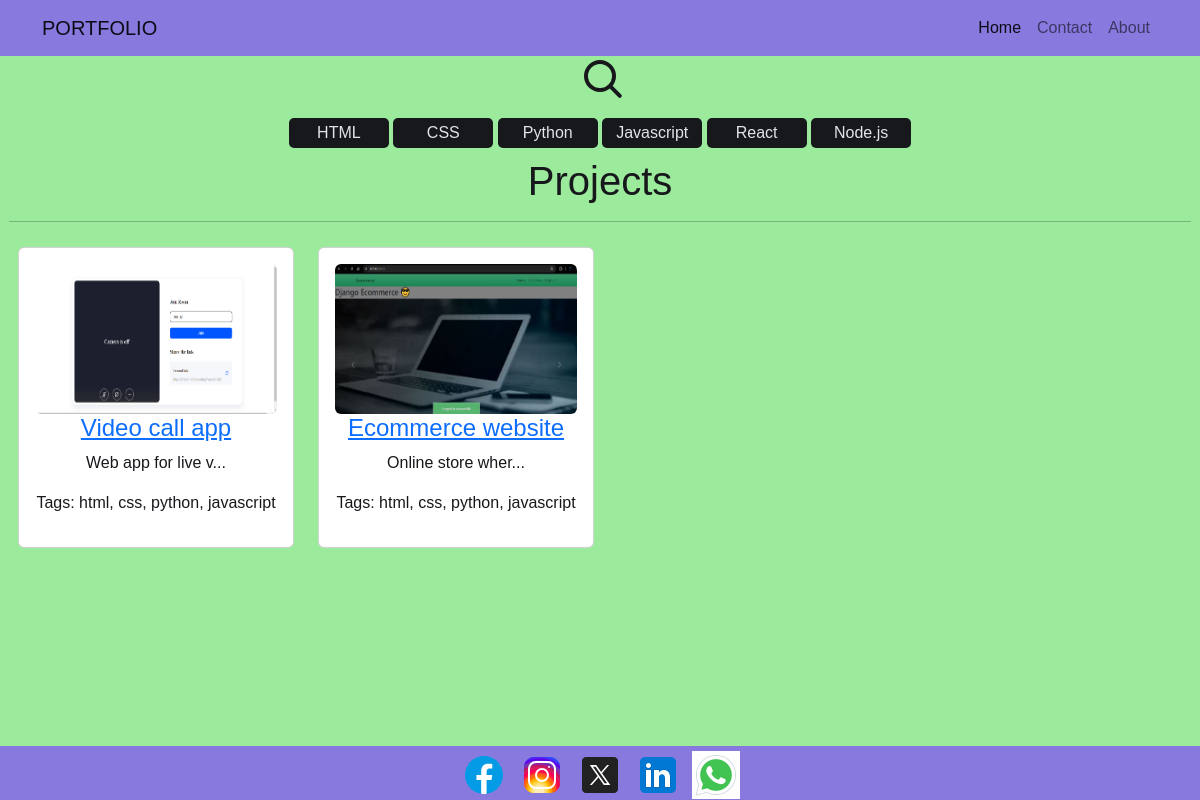
The page / on the database its author committed.
### main/models.py (models this page shows, shortened)
class Tag(models.Model):
    name = models.CharField(max_length=100,unique=True)
    def __str__(self):
        return self.name

class Project(models.Model):
    title = models.CharField(max_length=100)
    description = models.TextField()
    tags = models.ManyToManyField(Tag,related_name="projects")
    link = models.URLField(max_length=200,blank=True)
    default_image = models.ImageField(upload_to="default_image/" ,default="Null")

### main/views.py (the view)
# urls.py: path("",views.home,name="home"),
def home(request):
    projects = Project.objects.all()
    tag = Tag.objects.all()
    return render(request,"home.html",{"projects":projects,"tags":tag})

### main/templates/home.html (shortened to what this page needs)
{% extends "base.html" %}
{% load static %}
{% block style%}
<link rel="stylesheet" href="{% static 'css/home.css' %}">
{% endblock style%}
{% block content %}
<div class="search-div">
	<input id="search" type="search" pattern=".*\S.*" required title="Search">
	<span class="caret">
    </span>
</div>
<div class="tag-container text-center">
    {% for tag in tags %}
        <button class="tag_btn" data-tag="{{tag.name|lower}}">{{tag.name}}</button>
    {% endfor %}
</div>
<div class="product_view">
    <div class="row">
        <div class="col-md-12">
            <h1 class="text-center">Projects</h1>
            <hr>
            <div class="row">
                {% for project in projects %}
              <div class="col-md-3 project project_container" data-name="{{project.title|lower}}" data-tags="{{project.tags.all|join:', '|lower}}">
                <div class="card">
                    <div class="card-body">
                        <div class="category-image">
                            <img src="{{project.default_image.url}}" class="rounded float-start w-100" height="150px" alt="{{project.title}} image">
                        </div>
                        <h4 class="text-center"><a href = " {% url 'project' project.id %}">{{project.title}}</a></h4>
                        <p class="text-center project_description">{{project.description}}</p>
                        <p class="text-center"> Tags: {{project.tags.all|join:', '|lower}}</p>
                    </div>
                </div>
              </div>
             {% endfor %}
        </div>
    </div>
</div>
{% endblock content %}

### main/templates/base.html (shortened to what this page needs)
{% load static%}
<!DOCTYPE html>
<html lang="en">
<head>
    {% block style%}{% endblock style%}
    <link href="https://cdn.jsdelivr.net/npm/bootstrap@5.2.3/dist/css/bootstrap.min.css" rel="stylesheet">
</head>
<body>
    <nav class="nav">
        {% include "navbar.html" %}
    </nav>
    <main>
        {% block content%}
        {% endblock content%}
    </main>
    <footer class="footer">
        {% include "footer.html" %}
    </footer>
</body>
</html>

### main/templates/navbar.html (shortened to what this page needs)
<nav class="navbar navbar-expand-lg w-100" style="background:#8779de;">
    <div class="container">
      <a class="navbar-brand" href="#">PORTFOLIO</a>
      <div class="collapse navbar-collapse" id="navbarNav">
        <ul class="navbar-nav ms-auto">
          <li class="nav-item">
            <a class="nav-link active" aria-current="page" href="{% url "home" %}">Home</a>
          </li>
          <li class="nav-item">
            <a class="nav-link" href="{% url "contact" %}">Contact</a>
          </li>
          <li class="nav-item">
            <a class="nav-link" href="{% url "about" %}">About</a>
          </li>
        </ul>
      </div>
    </div>
  </nav>

### main/templates/footer.html (shortened to what this page needs)
{% load static%}
<!DOCTYPE html>
<html lang="en">
<head>
</head>
<body>
    <footer id="footer">
       <div class="container-fluid">
           <div class="social-icons mt-4">
               <a href="https://web.facebook.com/profile.php?id=61561097455406" target="_blank"><img
                       src="{% static 'image/icons8-facebook.svg' %}" alt=""></a>
               <a href="https://www.instagram.com/bright_dev01/" target="_blank">
                <img src="{% static 'image/icons8-instagram.svg' %}"
                       alt=""></a>
               <a href="https://x.com/bee_jay089" target="_blank">
                <img src="{% static 'image/icons8-twitter.svg' %}" alt=""></a>
               <a href="https://www.linkedin.com/in/john-bright-6082b82ab/" target="_blank">
                <img src="{% static 'image/icons8-linkedin.svg' %}" alt=""></a>
                <a href="https://wa.me/qr/YEFIBJQAEXVWK1" target="_blank">
                <img src="{% static 'image/icons8-whatsapp.gif' %}"
                        alt=""></a>
           </div>
       </div>
   </footer>
</html>

### static/css/home.css (style rules this page uses)
* { border: 0; box-sizing: border-box; margin: 0; padding: 0; }
:root { --bg: #e3e4e8; --fg: #17181c; --input: #ffffff; --primary: #255ff4; --dur: 1s; }
.search-div { position: relative; width: 100%; max-width: 17em; }
input, .caret { display: block; transition: all calc(var(--dur) * 0.5) linear; cursor: pointer; }
input { background: transparent; border-radius: 50%; box-shadow: 0 0 0 0.25em inset; caret-color: var(--primary); width: 2em; height: 2em; -webkit-appearance: none; -moz-appearance: none; appearance: none; }
.caret { background: currentColor; border-radius: 0 0 0.125em 0.125em; margin-bottom: -0.6em; width: 0.25em; height: 1em; transform: translate(0,-1em) rotate(-45deg) translate(0,0.875em); transform-origin: 50% 0; }
.tag_btn { width: 100px; height: 30px; border: none; border-radius: 5px; background-color:#17181c; color: #e3e4e8; }
.tag-container { width: fit-content; height: fit-content; margin: 0 auto; }
body { overflow-x: hidden; }

### main/templates/home.html (style rules this page uses)
body, input { color: var(--fg); font: 1em/1.5 Hind, sans-serif; }
body { overflow-x: hidden; }
.search-div, input, .caret { margin: auto; }
.tag_btn { margin-top:10px; }
.row { padding:9px; }
.project { margin-bottom:50px; }
.search-div { margin-top:60px; }
.project_container { min-width: 300px; }

### main/templates/base.html (style rules this page uses)
.footer { position: fixed; bottom: 0; width: 100%; left: 0; right: 0; }
.nav { position: fixed; width: 100%; top: 0; left: 0; right: 0; z-index: 1; }
body { background-color: #9ceb9c; overflow-x: hidden; }

### main/templates/footer.html (style rules this page uses)
.social-icons { font-size: 36px; cursor: pointer; }
#footer { background-color: #8779de; text-align: center; }

### rows shown on the page
Tag: name "HTML"
Tag: name "CSS"
Tag: name "Python"
Tag: name "Javascript"
Tag: name "React"
Tag: name "Node.js"
Project: default_image (picture), title "Video call app", description "Web app for live v...", tags.all "html, css, python, javascript"
Project: default_image (picture), title "Ecommerce website", description "Online store wher...", tags.all "html, css, python, javascript"
